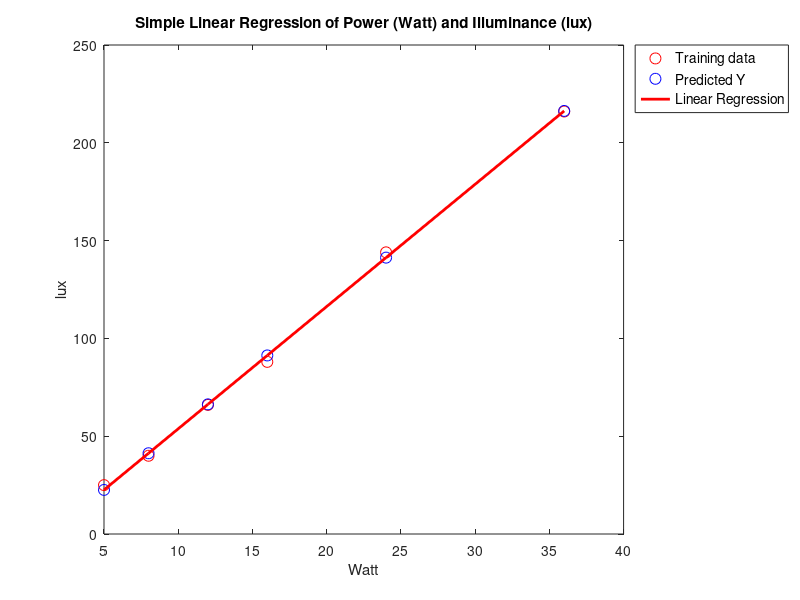

Recreate this plot in MATLAB.
% Data of Dimmable LED's Power (Watt) and Illuminance (lux) with 20 (m^2) of area
watts = [5, 8, 12, 16, 24, 36];
lux = [25, 40, 66, 88, 144, 216];

% Change variable names
global x = [watts];
global y = [lux];

% Function to plot the data
function plotData(x, y)
  plot(x, y, 'ro', 'MarkerSize', 8); % Plot the data
  
  xlabel('Watt'); % Set the x-axis label
  ylabel('lux'); % Set the y-axis label
end

% Simple linear regression formula -> y = a + B.x

% Function to calculate the errors
function [e_x, e_y] = calcError ()
  global x;
  global y;
  n = length(x);
  e_x = []; % errors of x
  e_y = []; % errors of y
  for i = 1:n,
    err_x = x(i) - mean(x);
    err_y = y(i) - mean(y);
    e_x = vertcat(e_x, [err_x]);
    e_y = vertcat(e_y, [err_y]);
  end
endfunction

% Function to calculate the numerator of B (Beta)
function num = numerator (x, y)
  n = length(x);
  [e_x, e_y] = calcError();
  num = 0;
  multiplication = [];
  for i = 1:n,
    x_updated = e_x(i) * e_y(i);
    multiplication = vertcat(multiplication, [x_updated]);
  end
  num = sum(multiplication);
  return;
endfunction

% Function to calculate tht denominator of B (Beta)
function denom = denominator (x)
  n = length(x);
  [e_x, _] = calcError()
  denom = 0;
  square = [];
  for i = 1:n,
    y_updated = power(e_x(i), 2);
    square = vertcat(square, [y_updated]);
  end
  denom = sum(square);
  return
endfunction

% Function to calculate the slope B (Beta)
function B = slope (num, denom)
  B = num / denom;
  return
endfunction

% Function to calculate the intercept a (alpha)
function a = intercept (B, x, y)
  a = mean(y) - B * mean(x);
  return
endfunction

% Function to compute Y (prediction)
function Y = prediction (a, B, x)
  n = length(x);
  Y = [];
  for i = 1:n,
    predict = a + B * x(i);
    Y = vertcat(Y, [predict]);
  end
  return;
endfunction

% Function to plot the prediction
function plotPredict(x, Y)
  plot(x, Y, 'bo', 'MarkerSize', 8); % Plot the prediction
end

% Function to plot the line of linear regression
function plotLine(x, Y)
  plot(x, Y, 'r-', 'linewidth', 2); % Plot the regression line
end

% Function to calculate the RMSE
function rmse = estimateTheError(x, y, Y)
  n = length(x);
  substract = [];
  squared_error = [];
  for i = 1:n,
    subs = Y(i) - y(i);
    substract = vertcat(substract, [subs]);
    square = power(substract(i), 2);
    squared_error = vertcat(squared_error, [square]);
  end
  rmse = sqrt(sum(squared_error) / 5);
  return;
endfunction

B = slope(numerator(x, y), denominator(x));
a = intercept(B, x, y);
Y = prediction(a, B, x);

printf('Prediction: \n');
disp(Y);
printf('\n');
printf('RMSE = %f\n', estimateTheError(x, y, Y));

plotData(x, y);
hold on;
plotPredict(x, Y);
hold on;
plotLine(x, Y);

title ("Simple Linear Regression of Power (Watt) and Illuminance (lux)");
labels = legend('Training data', 'Predicted Y', 'Linear Regression');
legend(labels,"location", "northeastoutside");
set (labels, "fontsize", 10);
hold off;

printf('\n');
fprintf('Program paused. Press enter to exit.\n');

pause;